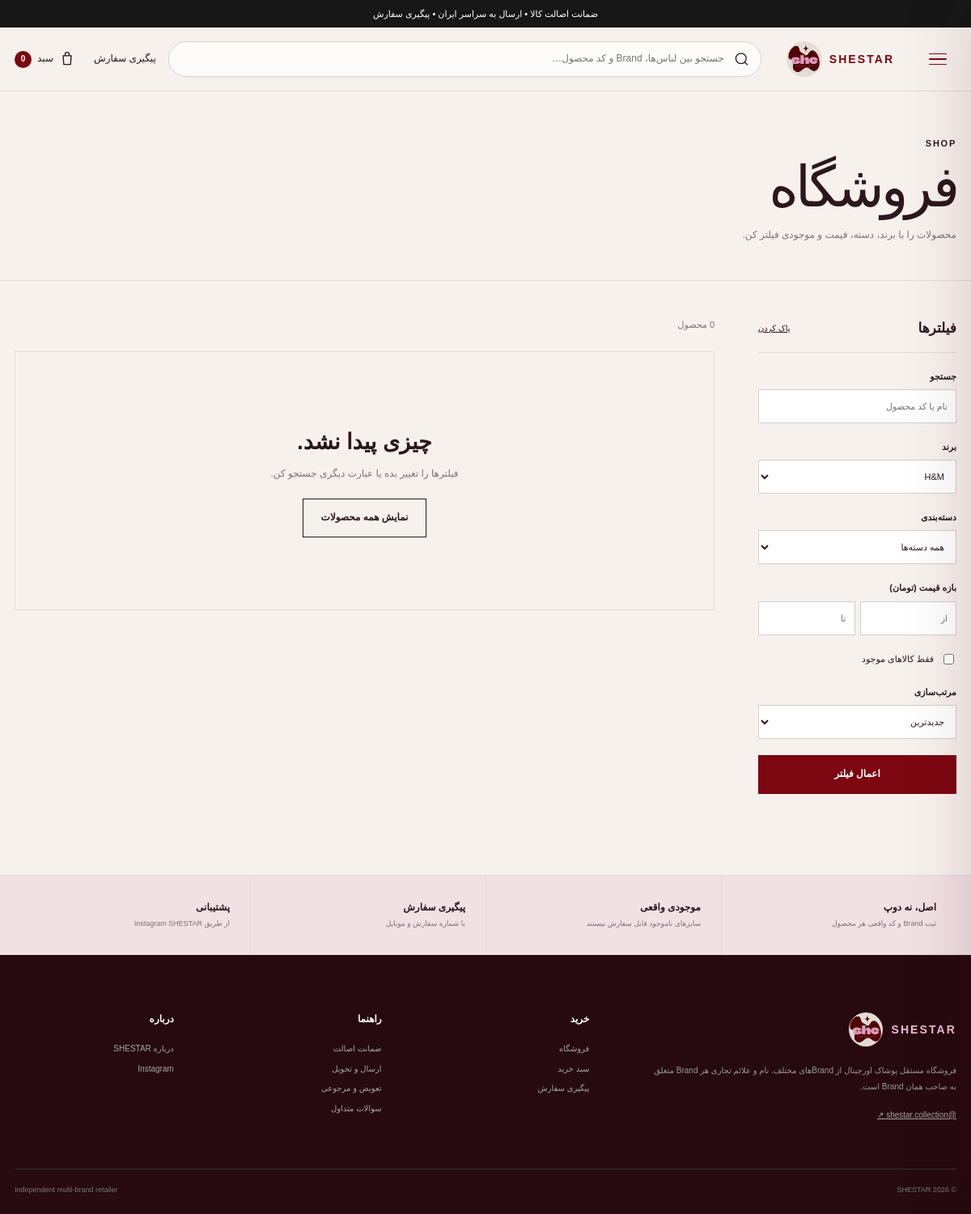
Screenshot of /shop/?brand=hm with the database file from the repository.
### shop/models.py (models this page shows, shortened)
class HomePageContent(models.Model):
    announcement_text = models.CharField("نوار بالای سایت", max_length=180, default="ضمانت اصالت کالا • ارسال به سراسر ایران • پیگیری سفارش")
    hero_kicker = models.CharField("تیتر کوچک Hero", max_length=160, default="SHESTAR COLLECTION · ORIGINAL BRAND FASHION")
    hero_title = models.CharField("عنوان اصلی Hero", max_length=220, default="استایل‌هایی که دلت می‌خواد بپوشی.")
    hero_text = models.TextField("متن Hero", default="انتخاب آیتم‌های اورجینال از Brandهای مختلف؛ با سایز و موجودی واقعی، قیمت شفاف و امکان ثبت و پیگیری سفارش از خود سایت.")
    hero_primary_button = models.CharField("متن دکمه اصلی Hero", max_length=80, default="شروع خرید")
    hero_secondary_button = models.CharField("متن دکمه دوم Hero", max_length=80, default="Instagram ↗")
    promise_1_title = models.CharField("مزیت ۱ - عنوان", max_length=80, default="اورجینال")
    promise_1_text = models.CharField("مزیت ۱ - توضیح", max_length=140, default="بدون فیک و Dupe")
    promise_2_title = models.CharField("مزیت ۲ - عنوان", max_length=80, default="شفاف")
    promise_2_text = models.CharField("مزیت ۲ - توضیح", max_length=140, default="قیمت، سایز و موجودی واقعی")
    promise_3_title = models.CharField("مزیت ۳ - عنوان", max_length=80, default="قابل پیگیری")
    promise_3_text = models.CharField("مزیت ۳ - توضیح", max_length=140, default="از ثبت تا ارسال")
    category_kicker = models.CharField("دسته‌بندی - تیتر کوچک", max_length=100, default="SHOP BY CATEGORY")
    category_title = models.CharField("دسته‌بندی - عنوان", max_length=100, default="دسته‌بندی‌ها")
    new_kicker = models.CharField("جدیدها - تیتر کوچک", max_length=100, default="JUST IN")
    new_title = models.CharField("جدیدها - عنوان", max_length=100, default="جدیدها")
    lookbook_kicker = models.CharField("Lookbook - تیتر کوچک", max_length=100, default="THE SHESTAR EDIT")
    lookbook_title = models.CharField("Lookbook - عنوان", max_length=180, default="از Instagram تا سبد خرید.")
    lookbook_text = models.TextField("Lookbook - متن", default="عکس‌های واقعی استایل و محصول می‌توانند کنار عکس رسمی Brand روی صفحه محصول قرار بگیرند تا مشتری دقیق‌تر انتخاب کند.")
    lookbook_button = models.CharField("Lookbook - متن دکمه", max_length=80, default="دیدن Instagram")
    brands_kicker = models.CharField("Brandها - تیتر کوچک", max_length=100, default="MULTI-BRAND")
    brands_title = models.CharField("Brandها - عنوان", max_length=100, default="Brandها")
    brands_disclaimer = models.TextField("متن زیر Brandها", default="SHESTAR یک فروشگاه مستقل Multi-brand است و نمایش نام Brand به معنی نمایندگی رسمی آن Brand نیست.")
    why_kicker = models.CharField("Why SHESTAR - تیتر کوچک", max_length=100, default="WHY SHESTAR")
    why_title = models.CharField("Why SHESTAR - عنوان", max_length=180, default="اصل بودن فقط یک جمله نیست.")
    instagram_handle = models.CharField("Instagram handle", max_length=80, default="@SHESTAR.COLLECTION")
    instagram_title = models.CharField("Instagram banner - عنوان", max_length=180, default="Dropهای جدید را از دست نده.")
    footer_about = models.TextField("متن معرفی Footer", default="فروشگاه مستقل پوشاک اورجینال از Brandهای مختلف. نام و علائم تجاری هر Brand متعلق به صاحب همان Brand است.")
    footer_shop_heading = models.CharField("عنوان ستون خرید Footer", max_length=60, default="خرید")
    footer_help_heading = models.CharField("عنوان ستون راهنما Footer", max_length=60, default="راهنما")
    footer_about_heading = models.CharField("عنوان ستون درباره Footer", max_length=60, default="درباره")
    footer_bottom_text = models.CharField("متن پایین Footer", max_length=160, default="Independent multi-brand retailer")
    meta_title = models.CharField("SEO - عنوان صفحه اصلی", max_length=180, default="SHESTAR | Original Brand Fashion")
    meta_description = models.CharField("SEO - توضیحات صفحه اصلی", max_length=300, default="فروش آنلاین پوشاک اورجینال برندهای مختلف با نمایش موجودی، سایز، ثبت سفارش و پیگیری سفارش.")
    updated_at = models.DateTimeField("آخرین ویرایش", auto_now=True)
    class Meta:
        verbose_name = "محتوای صفحه اصلی"
        verbose_name_plural = "محتوای صفحه اصلی"
    @classmethod
    def load(cls):
        obj, _ = cls.objects.get_or_create(pk=1)
        return obj

### shop/views.py (the view, shortened to what this page needs)
# urls.py: path("shop/", views.shop_list, name="shop_list"),
@ensure_csrf_cookie
def shop_list(request):
    products = (
        Product.objects.filter(is_active=True, brand__active=True)
        .select_related("brand")
        .prefetch_related("variants")
    )
    q = request.GET.get("q", "").strip()
    brand = request.GET.get("brand", "").strip()
    category = request.GET.get("category", "").strip()
    available = request.GET.get("available", "").strip()
    sort = request.GET.get("sort", "newest")
    if brand:
        products = products.filter(brand__slug=brand)
    if category:
        products = products.filter(category=category)
    if available == "1":
        products = products.filter(variants__active=True, variants__stock__gt=0).distinct()
    try:
        min_price = int(request.GET.get("min_price", "") or 0)
    except ValueError:
        min_price = 0
    try:
        max_price = int(request.GET.get("max_price", "") or 0)
    except ValueError:
        max_price = 0
    if min_price:
        products = products.filter(price__gte=min_price)
    if max_price:
        products = products.filter(price__lte=max_price)
    sort_map = {
        "newest": "-created_at",
        "price_asc": "price",
        "price_desc": "-price",
        "brand": "brand__name",
    }
    products = products.order_by(sort_map.get(sort, "-created_at"))
    paginator = Paginator(products, 16)
    page_obj = paginator.get_page(request.GET.get("page"))
    query_params = request.GET.copy()
    query_params.pop("page", None)
    return render(request, "shop/shop.html", {
        "page_obj": page_obj,
        "brands": Brand.objects.filter(active=True).order_by("display_order", "name"),
        "categories": _categories(),
        "selected": {
            "q": q,
            "brand": brand,
            "category": category,
            "available": available,
            "min_price": min_price or "",
            "max_price": max_price or "",
            "sort": sort,
        },
        "querystring": query_params.urlencode(),
    })

### shop/cart.py (called while the page is built, shortened)
def money(value):
    return f"{int(value):,} تومان"

def get_cart(request):
    return request.session.get(CART_SESSION_KEY, {})

def cart_snapshot(request):
    cart = get_cart(request)
    if not cart:
        return {
            "items": [], "count": 0, "subtotal": 0, "discount": 0, "total_after_discount": 0,
            "subtotal_display": money(0), "discount_display": money(0), "total_after_discount_display": money(0),
            "coupon": None, "can_checkout": False,
        }

### shop/context_processors.py (called while the page is built)
def storefront(request):
    snapshot = cart_snapshot(request)
    return {
        "global_cart_count": snapshot["count"],
        "site_settings": SiteSetting.load(),
        "home_content": HomePageContent.load(),
        "categories": Product.CATEGORY_CHOICES,
    }

### shop/models.py (called while the page is built)
    @classmethod
    def load(cls):
        obj, _ = cls.objects.get_or_create(pk=1)
        return obj

### shop/views.py (called while the page is built)
def _categories():
    return Product.CATEGORY_CHOICES

### shop/templates/shop/shop.html (shortened to what this page needs)
{% extends 'shop/base.html' %}
{% block content %}
<section class="page-hero compact"><div class="container"><span class="kicker">SHOP</span><h1>فروشگاه</h1><p>محصولات را با برند، دسته، قیمت و موجودی فیلتر کن.</p></div></section>
<div class="container shop-layout">
  <aside class="filters">
    <div class="filter-title"><h2>فیلترها</h2><a href="{% url 'shop:shop_list' %}">پاک کردن</a></div>
    <form method="get" action="{% url 'shop:shop_list' %}">
      <label class="filter-group"><span>جستجو</span><input name="q" value="{{ selected.q }}" placeholder="نام یا کد محصول"></label>
      <label class="filter-group"><span>برند</span><select name="brand"><option value="">همه برندها</option>{% for brand in brands %}<option value="{{ brand.slug }}" {% if selected.brand == brand.slug %}selected{% endif %}>{{ brand.name }}</option>{% endfor %}</select></label>
      <label class="filter-group"><span>دسته‌بندی</span><select name="category"><option value="">همه دسته‌ها</option></select></label>
      <div class="filter-group"><span>بازه قیمت (تومان)</span><div class="price-inputs"><input name="min_price" inputmode="numeric" value="{{ selected.min_price }}" placeholder="از"><input name="max_price" inputmode="numeric" value="{{ selected.max_price }}" placeholder="تا"></div></div>
      <label class="check-row"><input type="checkbox" name="available" value="1" {% if selected.available == '1' %}checked{% endif %}><span>فقط کالاهای موجود</span></label>
      <label class="filter-group"><span>مرتب‌سازی</span><select name="sort"><option value="newest" {% if selected.sort == 'newest' %}selected{% endif %}>جدیدترین</option></select></label>
      <button class="btn btn-dark full" type="submit">اعمال فیلتر</button>
    </form>
  </aside>
  <section class="shop-results">
    <div class="results-bar"><span>{{ page_obj.paginator.count }} محصول</span><button type="button" class="mobile-filter-btn" data-filter-toggle>فیلتر و مرتب‌سازی</button></div>
    {% if page_obj.object_list %}<div class="product-grid shop-grid">{% for product in page_obj %}{% include 'shop/partials/product_card.html' with product=product %}{% endfor %}</div>{% else %}<div class="empty-state"><h3>چیزی پیدا نشد.</h3><p>فیلترها را تغییر بده یا عبارت دیگری جستجو کن.</p><a class="btn btn-outline" href="{% url 'shop:shop_list' %}">نمایش همه محصولات</a></div>{% endif %}
  </section>
</div>
{% endblock %}

### shop/templates/shop/base.html (shortened to what this page needs)
{% load static %}
<!doctype html>
<html lang="fa" dir="rtl">
<head>
  <link rel="stylesheet" href="{% static 'shop/css/site.css' %}">
</head>
<body>
  <div class="topbar">
    <div class="container topbar-inner"><span>{{ home_content.announcement_text }}</span></div>
  </div>
  <header class="header">
    <div class="container header-main">
      <div class="header-actions">
        <a class="header-link desktop-only" href="{% url 'shop:track_order' %}">پیگیری سفارش</a>
        <a class="cart-link" href="{% url 'shop:cart_page' %}" aria-label="سبد خرید">
          <svg viewBox="0 0 24 24" aria-hidden="true"><path d="M6 7h12l-1 13H7L6 7Zm3 0V5a3 3 0 0 1 6 0v2"/></svg>
          <span>سبد</span><b data-cart-count>{{ global_cart_count }}</b>
        </a>
      </div>
      <form class="header-search" action="{% url 'shop:shop_list' %}" method="get" role="search">
        <svg viewBox="0 0 24 24" aria-hidden="true"><path d="m21 21-4.35-4.35m2.35-5.65a8 8 0 1 1-16 0 8 8 0 0 1 16 0Z"/></svg>
        <input name="q" value="{{ request.GET.q }}" placeholder="جستجو بین لباس‌ها، Brand و کد محصول…" autocomplete="off">
      </form>
      <a class="logo logo-with-image" href="{% url 'shop:home' %}" aria-label="SHESTAR home">
        <img src="{% static 'shop/images/shestar-logo.webp' %}" alt="SHESTAR">
        <span class="logo-word">SHESTAR</span>
      </a>
      <button class="site-menu-btn" type="button" data-menu-open aria-label="باز کردن منوی دسته‌بندی" aria-controls="site-drawer" aria-expanded="false">
        <span></span><span></span><span></span>
      </button>
    </div>
  </header>
  <main>{% block content %}{% endblock %}</main>
  <section class="service-band">
    <div class="container service-grid">
      <div><b>اصل، نه دوپ</b><span>ثبت Brand و کد واقعی هر محصول</span></div>
      <div><b>موجودی واقعی</b><span>سایزهای ناموجود قابل سفارش نیستند</span></div>
      <div><b>پیگیری سفارش</b><span>با شماره سفارش و موبایل</span></div>
      <div><b>پشتیبانی</b><span>{% if site_settings.support_phone %}{{ site_settings.support_phone }}{% else %}از طریق Instagram SHESTAR{% endif %}</span></div>
    </div>
  </section>
  <footer class="footer">
    <div class="container footer-grid">
      <div class="footer-brand">
        <a class="logo logo-with-image" href="{% url 'shop:home' %}"><img src="{% static 'shop/images/shestar-logo.webp' %}" alt="SHESTAR"><span class="logo-word">SHESTAR</span></a>
        <p>{{ home_content.footer_about }}</p>
        <a class="instagram-link" href="{{ site_settings.instagram_url }}" target="_blank" rel="noopener">@shestar.collection ↗</a>
      </div>
      <div><h3>{{ home_content.footer_shop_heading }}</h3><a href="{% url 'shop:shop_list' %}">فروشگاه</a><a href="{% url 'shop:cart_page' %}">سبد خرید</a><a href="{% url 'shop:track_order' %}">پیگیری سفارش</a></div>
      <div><h3>{{ home_content.footer_help_heading }}</h3><a href="{% url 'shop:info_page' 'authenticity' %}">ضمانت اصالت</a><a href="{% url 'shop:info_page' 'shipping' %}">ارسال و تحویل</a><a href="{% url 'shop:info_page' 'returns' %}">تعویض و مرجوعی</a><a href="{% url 'shop:info_page' 'faq' %}">سوالات متداول</a></div>
      <div><h3>{{ home_content.footer_about_heading }}</h3><a href="{% url 'shop:info_page' 'about' %}">درباره SHESTAR</a><a href="{{ site_settings.instagram_url }}" target="_blank" rel="noopener">Instagram</a></div>
    </div>
    <div class="container footer-bottom"><span>© {% now "Y" %} SHESTAR</span><span>{{ home_content.footer_bottom_text }}</span></div>
  </footer>
</body>
</html>

### rows the page displays
HomePageContent: announcement_text "ضمانت اصالت کالا • ارسال به سراسر ایران • پیگیری سفارش", footer_about "فروشگاه مستقل پوشاک اورجینال از Brandهای مختلف. نام و علائم تجاری هر Brand متعلق به صاحب همان Brand است.", footer_shop_heading "خرید", footer_help_heading "راهنما", footer_about_heading "درباره", footer_bottom_text "Independent multi-brand retailer"

### other values shown
{{ global_cart_count }} "0"
form field brand "H&M"
